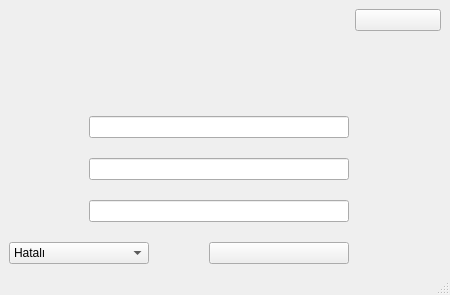
<?xml version="1.0" encoding="UTF-8"?>
<ui version="4.0">
 <class>MainWindow</class>
 <widget class="QMainWindow" name="MainWindow">
  <property name="geometry">
   <rect>
    <x>0</x>
    <y>0</y>
    <width>450</width>
    <height>295</height>
   </rect>
  </property>
  <property name="windowTitle">
   <string>MainWindow</string>
  </property>
  <widget class="QWidget" name="centralwidget">
   <layout class="QHBoxLayout" name="horizontalLayout_5">
    <item>
     <layout class="QVBoxLayout" name="verticalLayout">
      <property name="spacing">
       <number>20</number>
      </property>
      <item alignment="Qt::AlignHCenter">
       <widget class="QLabel" name="label">
        <property name="text">
         <string/>
        </property>
       </widget>
      </item>
      <item>
       <layout class="QHBoxLayout" name="horizontalLayout_3">
        <item>
         <widget class="QLabel" name="isimLabel">
          <property name="minimumSize">
           <size>
            <width>60</width>
            <height>0</height>
           </size>
          </property>
          <property name="text">
           <string/>
          </property>
         </widget>
        </item>
        <item>
         <widget class="QLineEdit" name="isim"/>
        </item>
       </layout>
      </item>
      <item>
       <layout class="QHBoxLayout" name="horizontalLayout_2">
        <item>
         <widget class="QLabel" name="soyisimLabel">
          <property name="minimumSize">
           <size>
            <width>60</width>
            <height>0</height>
           </size>
          </property>
          <property name="text">
           <string/>
          </property>
         </widget>
        </item>
        <item>
         <widget class="QLineEdit" name="soyisim"/>
        </item>
       </layout>
      </item>
      <item>
       <layout class="QHBoxLayout" name="horizontalLayout">
        <item>
         <widget class="QLabel" name="numaraLabel">
          <property name="minimumSize">
           <size>
            <width>60</width>
            <height>0</height>
           </size>
          </property>
          <property name="text">
           <string/>
          </property>
         </widget>
        </item>
        <item>
         <widget class="QLineEdit" name="numara"/>
        </item>
       </layout>
      </item>
      <item>
       <layout class="QHBoxLayout" name="horizontalLayout_4">
        <item>
         <widget class="QComboBox" name="hataCombobox">
          <property name="minimumSize">
           <size>
            <width>140</width>
            <height>0</height>
           </size>
          </property>
          <property name="maximumSize">
           <size>
            <width>140</width>
            <height>16777215</height>
           </size>
          </property>
          <item>
           <property name="text">
            <string>Hatalı</string>
           </property>
          </item>
          <item>
           <property name="text">
            <string>Hata Yok</string>
           </property>
          </item>
          <item>
           <property name="text">
            <string>Bilinmiyor</string>
           </property>
          </item>
         </widget>
        </item>
        <item>
         <spacer name="horizontalSpacer">
          <property name="orientation">
           <enum>Qt::Horizontal</enum>
          </property>
          <property name="sizeHint" stdset="0">
           <size>
            <width>40</width>
            <height>20</height>
           </size>
          </property>
         </spacer>
        </item>
        <item>
         <widget class="QPushButton" name="yazdirButton">
          <property name="minimumSize">
           <size>
            <width>140</width>
            <height>0</height>
           </size>
          </property>
          <property name="maximumSize">
           <size>
            <width>140</width>
            <height>16777215</height>
           </size>
          </property>
          <property name="text">
           <string/>
          </property>
         </widget>
        </item>
       </layout>
      </item>
     </layout>
    </item>
    <item alignment="Qt::AlignTop">
     <widget class="QPushButton" name="selectDil">
      <property name="sizePolicy">
       <sizepolicy hsizetype="Expanding" vsizetype="Fixed">
        <horstretch>0</horstretch>
        <verstretch>0</verstretch>
       </sizepolicy>
      </property>
      <property name="text">
       <string/>
      </property>
     </widget>
    </item>
   </layout>
  </widget>
  <widget class="QMenuBar" name="menubar">
   <property name="geometry">
    <rect>
     <x>0</x>
     <y>0</y>
     <width>450</width>
     <height>25</height>
    </rect>
   </property>
  </widget>
  <widget class="QStatusBar" name="statusbar"/>
 </widget>
 <resources/>
 <connections/>
</ui>
